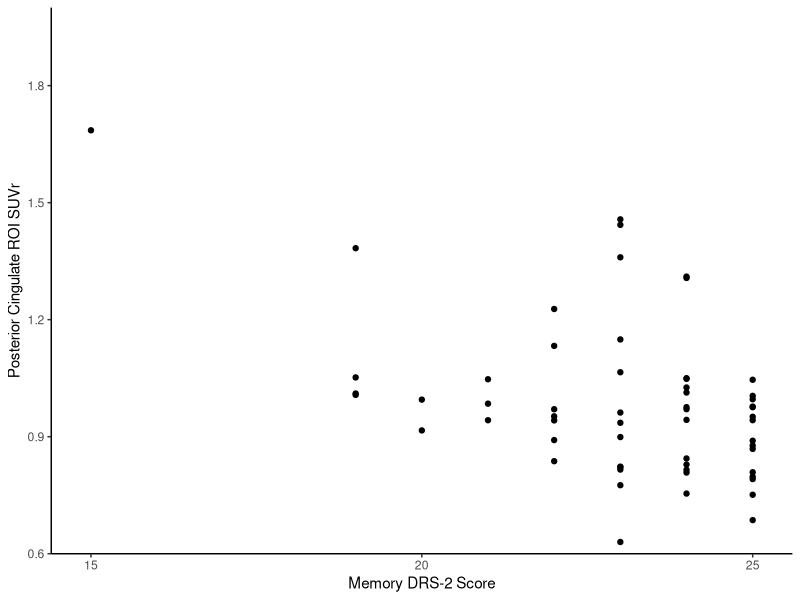
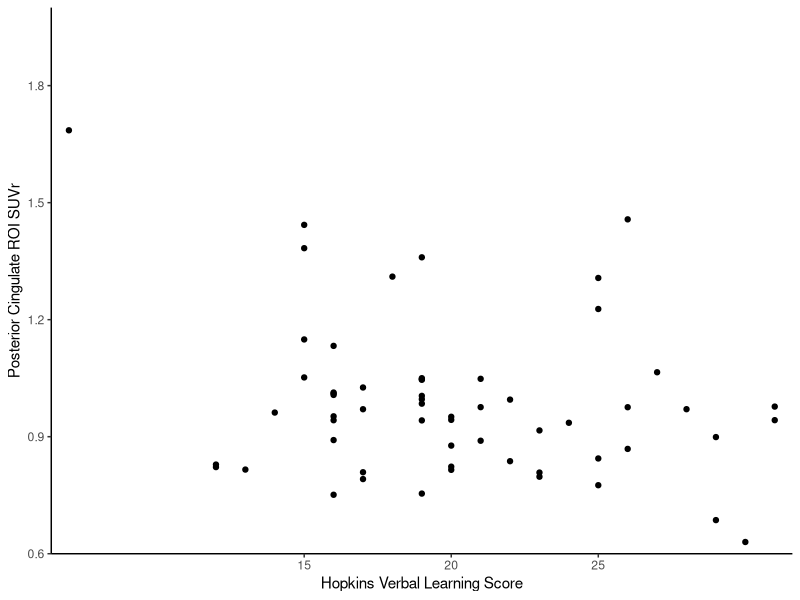

These figures' R source, in order:
library(tidyverse)

data = readxl::read_xlsx("journal.pone.0177924.s001.xlsx")

ggplot(data, aes(x = drsmem , y = post_cing_suvr)) +
  geom_point() +
  coord_cartesian(ylim= c(.6,2)) +
  scale_x_discrete("Memory DRS-2 Score",limits = c(15,20,25)) +
  scale_y_discrete("Posterior Cingulate ROI SUVr",expand = c(0,0), limits = seq(.6,1.8,.3)) +
  theme(panel.grid.major = element_blank(), panel.grid.minor = element_blank(),
        panel.background = element_blank(), axis.line = element_line(colour = "black"))

ggplot(data, aes(x = hvl_total_recall , y = post_cing_suvr)) +
  geom_point() +
  coord_cartesian(ylim= c(.6,2)) +
  scale_x_discrete("Hopkins Verbal Learning Score",limits = c(15,20,25)) +
  scale_y_discrete("Posterior Cingulate ROI SUVr",expand = c(0,0), limits = seq(.6,1.8,.3)) +
  theme(panel.grid.major = element_blank(), panel.grid.minor = element_blank(),
        panel.background = element_blank(), axis.line = element_line(colour = "black"))

